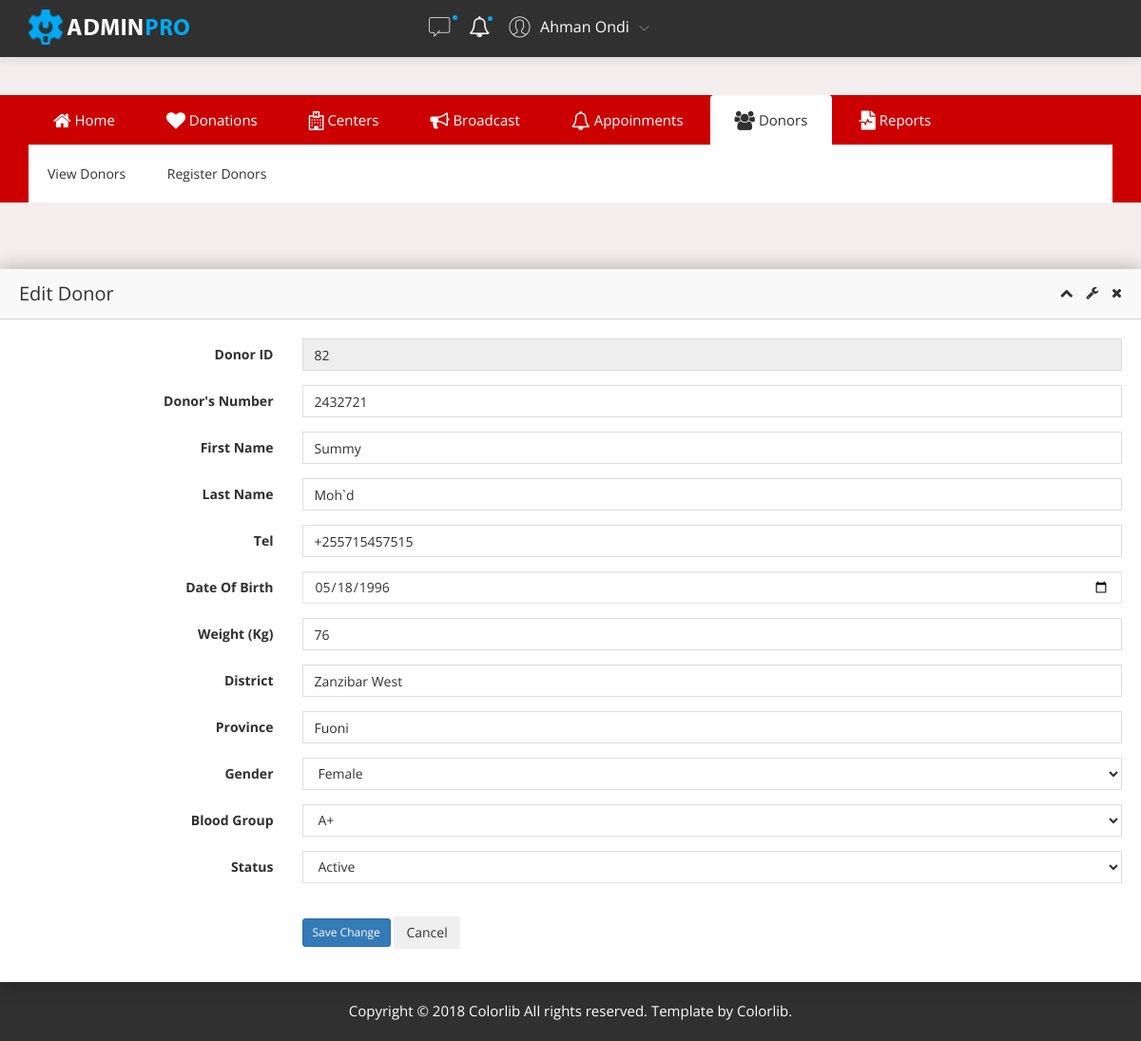
The page /edit_donor.php?edit_id=82 (signed in) on the database its author committed.
### tables this page shows
CREATE TABLE `donors` (
  `donorID` int(11) NOT NULL,
  `donorNo` int(11) NOT NULL,
  `fname` varchar(50) NOT NULL,
  `lname` varchar(50) NOT NULL,
  `phone` varchar(20) NOT NULL,
  `bloodType` varchar(3) NOT NULL,
  `weight` int(3) NOT NULL,
  `gender` varchar(6) NOT NULL,
  `birthDate` date NOT NULL,
  `district` varchar(100) NOT NULL,
  `province` varchar(100) NOT NULL,
  `profile` varchar(250) NOT NULL
);

CREATE TABLE `users` (
  `userID` int(11) NOT NULL,
  `userName` varchar(255) NOT NULL,
  `email` varchar(255) NOT NULL,
  `passID` varchar(255) NOT NULL,
  `utype` int(1) NOT NULL,
  `status` varchar(10) NOT NULL,
  `createdAt` timestamp NULL DEFAULT NULL,
  `updatedAt` timestamp NULL DEFAULT NULL,
  `secQuestion` varchar(250) NOT NULL DEFAULT 'Who is your favourite aunt?',
  `secAnswer` varchar(250) NOT NULL
);

### edit_donor.php (the view, shortened to what this page needs)
<?php
    include('session.php');
?>
<!doctype html>
<html class="no-js" lang="en">
<head>
     <link rel="stylesheet" href="https://use.fontawesome.com/releases/v5.5.0/css/all.css">
    <link rel="stylesheet" href="css/bootstrap.min.css">
    <link rel="stylesheet" href="css/font-awesome.min.css">
    <link rel="stylesheet" href="css/adminpro-custon-icon.css">
    <link rel="stylesheet" href="css/meanmenu.min.css">
    <link rel="stylesheet" href="css/jquery.mCustomScrollbar.min.css">
    <link rel="stylesheet" href="css/animate.css">
    <link rel="stylesheet" href="css/modals.css">
    <link rel="stylesheet" href="css/normalize.css">
    <link rel="stylesheet" href="css/form/all-type-forms.css">
    <link rel="stylesheet" href="style.css">
    <link rel="stylesheet" href="css/responsive.css">
</head>
<body>
    <?php
    include('donor_top.php');
    require_once("connection/config.php");
    if(isset($_GET["edit_id"])){
        $edit_id=$db->real_escape_string($_GET["edit_id"]);
        $query=$db->query("SELECT * FROM users INNER JOIN donors ON users.userID=donors.donorID WHERE donorID='$edit_id'") or die($db->error);
        $row=mysqli_fetch_array($query);
}
   ?>
            <div class="row">
                <div class="col-lg-12">
                    <div class="sparkline12-list shadow-reset mg-t-30">
                        <div class="sparkline12-hd">
                            <div class="main-sparkline12-hd">
                                <h1>Edit Donor</h1>
                                <div class="sparkline12-outline-icon">
                                    <span class="sparkline12-collapse-link"><i class="fa fa-chevron-up"></i></span>
                                    <span><i class="fa fa-wrench"></i></span>
                                    <span class="sparkline12-collapse-close"><i class="fa fa-times"></i></span>
                                </div>
                            </div>
                        </div>
                        <div class="sparkline12-graph">
                            <div class="basic-login-form-ad">
                                <div class="row">
                                    <div class="col-lg-12">
                                        <div class="all-form-element-inner">
                                            <form action="save_edit_donor.php" method="post">
                                                <div class="form-group-inner">
                                                    <div class="row">
                                                        <div class="col-lg-3">
                                                            <label class="login2 pull-right pull-right-pro">Donor ID</label>
                                                        </div>
                                                        <div class="col-lg-9">
                                                            <input type="text" class="form-control" name="donorID" value="<?php echo $row['donorID'];?>" readonly />
                                                        </div>
                                                    </div>
                                                </div>
                                                <div class="form-group-inner">
                                                    <div class="row">
                                                        <div class="col-lg-3">
                                                            <label class="login2 pull-right pull-right-pro">Donor's Number</label>
                                                        </div>
                                                        <div class="col-lg-9">
                                                            <input type="text" class="form-control" name="donorNo" value="<?php echo $row['donorNo'];?>" />
                                                        </div>
                                                    </div>
                                                </div>
                                                <div class="form-group-inner">
                                                    <div class="row">
                                                        <div class="col-lg-3">
                                                            <label class="login2 pull-right pull-right-pro">First Name</label>
                                                        </div>
                                                        <div class="col-lg-9">
                                                            <input type="text" class="form-control" name="fname" value="<?php echo $row['fname'];?>" />
                                                        </div>
                                                    </div>
                                                </div>
                                                <div class="form-group-inner">
                                                    <div class="row">
                                                        <div class="col-lg-3">
                                                            <label class="login2 pull-right pull-right-pro">Last Name</label>
                                                        </div>
                                                        <div class="col-lg-9">
                                                            <input type="text" class="form-control" name="lname" value="<?php echo $row['lname'];?>"/>
                                                        </div>
                                                    </div>
                                                </div>
                                                <div class="form-group-inner">
                                                    <div class="row">
                                                        <div class="col-lg-3">
                                                            <label class="login2 pull-right pull-right-pro">Tel</label>
                                                        </div>
                                                        <div class="col-lg-9">
                                                            <input type="text" class="form-control" name="tel" value="<?php echo $row['phone'];?>" />
                                                        </div>
                                                    </div>
                                                </div>
                                                <div class="form-group-inner">
                                                    <div class="row">
                                                        <div class="col-lg-3">
                                                            <label class="login2 pull-right pull-right-pro">Date Of Birth</label>
                                                        </div>
                                                        <div class="col-lg-9">
                                                            <input type="date" class="form-control" name="dob" value="<?php echo $row['birthDate'];?>"/>
                                                        </div>
                                                    </div>
                                                </div>
                                                <div class="form-group-inner">
                                                    <div class="row">
                                                        <div class="col-lg-3">
                                                            <label class="login2 pull-right pull-right-pro">Weight (Kg)</label>
                                                        </div>
                                                        <div class="col-lg-9">
                                                            <input type="text" class="form-control" name="mass" value="<?php echo $row['weight'];?>" />
                                                        </div>
                                                    </div>
                                                </div>
                                                <div class="form-group-inner">
                                                    <div class="row">
                                                        <div class="col-lg-3">
                                                            <label class="login2 pull-right pull-right-pro">District</label>
                                                        </div>
                                                        <div class="col-lg-9">
                                                            <input type="text" class="form-control" name="district" value="<?php echo $row['district'];?>" />
                                                        </div>
                                                    </div>
                                                </div>
                                                <div class="form-group-inner">
                                                    <div class="row">
                                                        <div class="col-lg-3">
                                                            <label class="login2 pull-right pull-right-pro">Province</label>
                                                        </div>
                                                        <div class="col-lg-9">
                                                            <input type="text" class="form-control" name="province" value="<?php echo $row['province'];?>" />
                                                        </div>
                                                    </div>
                                                </div>
                                                <div class="form-group-inner">
                                                    <div class="row">
                                                        <div class="col-lg-3">
                                                            <label class="login2 pull-right pull-right-pro">Gender</label>
                                                        </div>
                                                        <div class="col-lg-9">
                                                            <div class="form-select-list">
                                                                <select class="form-control custom-select-value" name="sex">
                                                                      <option <?php if($row["gender"]=='female') { ?> selected <?php } ?> value="female">Female</option>
                                                                </select>
                                                            </div>
                                                        </div>
                                                    </div>
                                                </div>
                                                <div class="form-group-inner">
                                                    <div class="row">
                                                        <div class="col-lg-3">
                                                            <label class="login2 pull-right pull-right-pro">Blood Group</label>
                                                        </div>
                                                        <div class="col-lg-9">
                                                            <div class="form-select-list">
                                                                <select class="form-control custom-select-value" name="group">
                                                                    <option <?php if($row["bloodType"]=='A+') { ?> selected <?php } ?> value="A+">A+</option>
                                                                </select>
                                                            </div>
                                                        </div>
                                                    </div>
                                                </div>
                                                <div class="form-group-inner">
                                                    <div class="row">
                                                        <div class="col-lg-3">
                                                            <label class="login2 pull-right pull-right-pro">Status</label>
                                                        </div>
                                                        <div class="col-lg-9">
                                                            <div class="form-select-list">
                                                                <select class="form-control custom-select-value" name="status">
                                                                    <option <?php if($row["status"]=='active') { ?> selected <?php } ?> value="active">Active</option>
                                                                </select>
                                                            </div>
                                                        </div>
                                                    </div>
                                                </div>
                                                <div class="form-group-inner">
                                                        <div class="row">
                                                            <div class="col-lg-3"></div>
                                                            <div class="col-lg-9">
                                                                <div class="login-horizental cancel-wp pull-left">
                                                                    <button name="save" class="btn btn-sm btn-primary login-submit-cs" type="submit">Save Change</button>
                                                                    <button name="exit" class="btn btn-white" type="reset">Cancel</button>
                                                                </div>
                                                            </div>
                                                        </div>
                                            </form>
                                        </div>
                                    </div>
                                </div>
                            </div>
                        </div>
                    </div>
                </div>
            </div>
    <div class="footer-copyright-area">
        <div class="container">
            <div class="row">
                <div class="col-lg-12">
                    <div class="footer-copy-right">
                        <p>Copyright &#169; 2018 Colorlib All rights reserved. Template by <a href="https://colorlib.com">Colorlib</a>.</p>
                    </div>
                </div>
            </div>
        </div>
    </div>
</body>
</html>

### rows shown on the page
donors: donorID "82", donorNo "2432721", fname "Summy", lname "Moh`d", tel "+255715457515", dob "05/18/1996", mass "76", district "Zanzibar West", province "Fuoni", sex "Female", group "A+"
users: status "Active"
